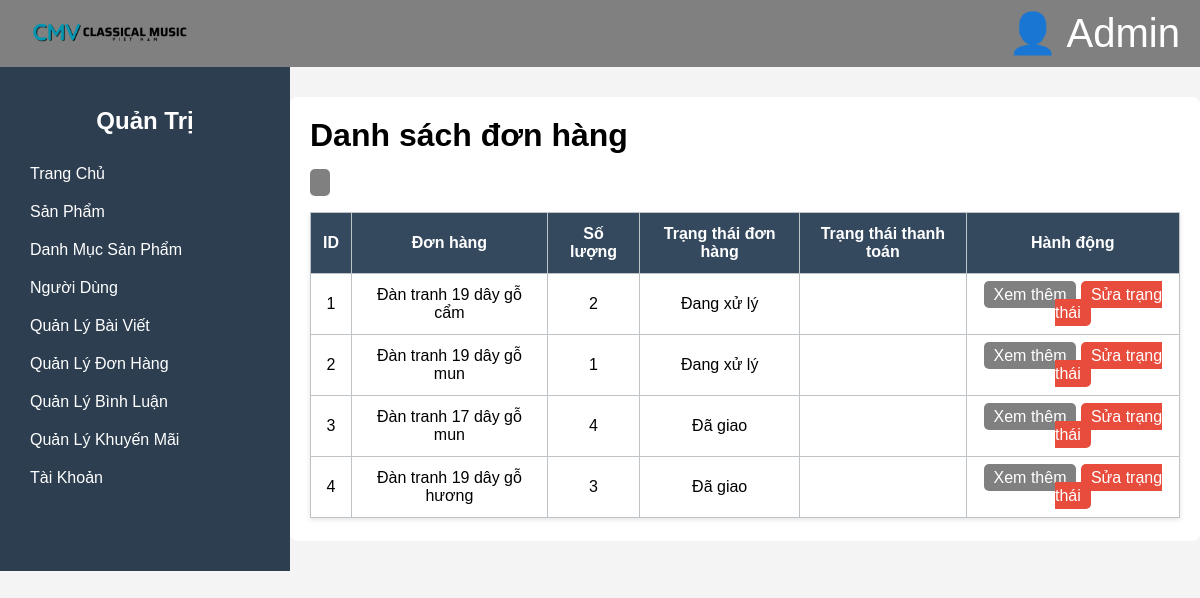
The app's page /layoutAdmin/index.php?trang=qldonhang (signed in) with its own data.
### tables this page shows
CREATE TABLE `chitiet_don_hang` (
  `id` int(11) NOT NULL,
  `id_sp` int(11) NOT NULL,
  `id_dh` int(11) NOT NULL,
  `so_luong` int(11) NOT NULL,
  `gia` decimal(15,2) DEFAULT NULL
);

CREATE TABLE `san_pham` (
  `id` int(11) NOT NULL,
  `id_dm` int(11) NOT NULL,
  `ten_sp` varchar(255) NOT NULL,
  `gia_sp` decimal(15,2) DEFAULT NULL,
  `giamgia_sp` decimal(15,2) DEFAULT NULL,
  `hinh_sp` varchar(255) DEFAULT NULL,
  `dacbiet_sp` tinyint(1) DEFAULT NULL,
  `ngay_nhap` date DEFAULT NULL,
  `mo_ta` text DEFAULT NULL,
  `thong_tin_sp` text DEFAULT NULL,
  `an_hien` tinyint(1) DEFAULT NULL
);

CREATE TABLE `don_hang` (
  `id` int(11) NOT NULL,
  `ngay_dat_hang` date NOT NULL,
  `trangthai_dh` varchar(50) DEFAULT NULL,
  `trangthai_thanhtoan` varchar(50) NOT NULL,
  `tong_tien` decimal(15,2) DEFAULT NULL,
  `id_user` int(11) NOT NULL,
  `id_gg` int(11) DEFAULT NULL
);

### layoutAdmin/Model/QldonhangModel.php (called while the page is built, shortened)
<?php
    class QldonhangModel{
        public function dsdh(){
            include_once 'Model/connectmodel.php';
            $data = new ConnectModel();
            $sql = "
            SELECT
                chitiet_don_hang.*,
                san_pham.ten_sp AS ten_sp,
                don_hang.trangthai_dh AS trang_thai_dh,
                don_hang.trangthai_thanhtoan AS trang_thai_tt
            FROM
                chitiet_don_hang
            JOIN
                don_hang
                ON chitiet_don_hang.id_dh = don_hang.id
            JOIN
                san_pham
                ON chitiet_don_hang.id_sp = san_pham.id;
        ";
            $this->dsdh=$data->selectall($sql);
        }
    }
?>

### layoutAdmin/Model/connectmodel.php (called while the page is built, shortened)
<?php
    class ConnectModel{
        public $servername = "localhost";
        public $username = "root";
        public $password = "";
        public $conn;
        public function ketnoi(){
            try{
                $this->conn = new PDO("mysql:host=".$this->servername.";port=3306;dbname=mcv;charset=utf8",$this->username,$this->password);
                $this->conn->setAttribute(PDO::ATTR_ERRMODE, PDO::ERRMODE_EXCEPTION);
                return $this->conn;
            } catch(PDOException $e) {
                echo "Connection failed: " . $e->getMessage();
            }
        }
        public function selectall($sql){
            $stmt = $this->conn->prepare($sql);
            $stmt->execute();
            $kq = $stmt->fetchAll(PDO::FETCH_ASSOC);
            $this->conn = null;
            return $kq;
        }
    }
?>

### layoutAdmin/Views/qldonhang.php (the view)
        <div class="content">
            <h1>Danh sách đơn hàng</h1>
            <table class="order-table">
                <thead>
                    <tr>
                        <th>ID</th>
                        <th>Đơn hàng</th>
                        <th>Số lượng</th>
                        <th>Trạng thái đơn hàng</th>
                        <th>Trạng thái thanh toán</th>
                        <th>Hành động</th>
                    </tr>
                </thead>
                <tbody>
                    <?php
                        $ch ='';
                        foreach ( $qldonhangmodel -> dsdh as $key => $value){
                            $ch .= '
                                    <tr>
                                        <td>'.$value['id'].'</td>
                                        <td>'.$value['ten_sp'].'</td>
                                        <td>'.$value['so_luong'].'</td>
                                        <td>'.$value['trang_thai_dh'].'</td>
                                        <td>'.$value['trang_thai_tt'].'</td>
                                        <td>
                                            <a href="index.php?trang=qldonhang&lenh=chitietdh&id='.$value['id'].'" class="nutxem">Xem thêm</a>
                                            <a href="index.php?trang=qldonhang&lenh=suatrangthai&id='.$value['id'].'"class="nutsua">Sửa trạng thái</a>
                                        </td>
                                    </tr>
                            ';
                        }
                        echo $ch;
                    ?>
                   <a href="" class="nutxem"></a>
                </tbody>
            </table>
        </div>
    </div>
</body>
</html>

### layoutAdmin/Public/css/danhmuc.css (style rules this page uses)
body { font-family: Arial, sans-serif; margin: 0; padding: 0; background-color: #f4f4f4; }
.content { flex: 1; padding: 20px; }
.content h1 { margin-bottom: 20px; }

### layoutAdmin/Public/css/qlbaiviet.css (style rules this page uses)
body { font-family: 'Arial', sans-serif; margin: 0; padding: 0; background-color: #f4f4f4; }
.content { flex: 1; padding: 20px; background-color: #ecf0f1; }
.content h1 { margin-bottom: 20px; }

### layoutAdmin/Public/css/qlbinhluan.css (style rules this page uses)
body { font-family: 'Arial', sans-serif; margin: 0; padding: 0; background-color: #f4f4f4; }
.content { flex: 1; padding: 20px; background-color: #ecf0f1; }
.content h1 { margin-bottom: 20px; }

### layoutAdmin/Public/css/qldonhang.css (style rules this page uses)
body { font-family: 'Arial', sans-serif; margin: 0; padding: 0; background-color: #f4f4f4; }
.content { flex: 1; padding: 20px; background-color: #ecf0f1; }
.content h1 { margin-top: 0; }
.order-table { width: 100%; border-collapse: collapse; margin-top: 20px; box-shadow: 0 2px 5px rgba(0, 0, 0, 0.1); background: #fff; }
.order-table th, .order-table td { border: 1px solid #bdc3c7; padding: 12px; text-align: center; vertical-align: middle; }
.order-table th { background-color: #34495e; color: white; }
.nutxem { background-color:gray; color: white; border: none; padding: 5px 10px; border-radius: 5px; cursor: pointer; text-decoration: none; }
.nutsua { background-color: #e74c3c; color: white; border: none; padding: 5px 10px; border-radius: 5px; cursor: pointer; text-decoration: none; }

### layoutAdmin/Public/css/qluser.css (style rules this page uses)
body { font-family: Arial, sans-serif; margin: 0; padding: 0; background-color: #f4f4f4; }
.content { flex: 1; padding: 20px; }

### layoutAdmin/Public/css/qlvoucher.css (style rules this page uses)
body { font-family: Arial, sans-serif; margin: 0; padding: 0; background-color: #f4f4f4; }
.content { flex: 1; padding: 20px; }

### layoutAdmin/Public/css/sanpham.css (style rules this page uses)
body { font-family: 'Arial', sans-serif; margin: 0; padding: 0; background-color: #f4f4f4; }
.content { flex: 1; padding: 20px; background-color: #ecf0f1; }
.content h1 { margin-top: 0; }

### layoutAdmin/Public/css/thongke.css (style rules this page uses)
body { font-family: Arial, sans-serif; margin: 0; padding: 0; background-color: #f4f4f4; }
.content { flex: 1; padding: 20px; }
h1 { margin-bottom: 20px; }

### layoutAdmin/Public/css/baivietsp.css (style rules this page uses)
body { font-family: Arial, sans-serif; margin: 0; padding: 0; background-color: #f4f4f4; }
.content { width: 80%; margin: 30px auto; padding: 20px; background-color: white; border-radius: 8px; }
table { width: 100%; border-collapse: collapse; margin-top: 20px; }
table, th, td { border: 1px solid black; }
th, td { padding: 10px; text-align: left; }

### records on screen
chitiet_don_hang: id "1", san_pham.ten_sp "Đàn tranh 19 dây gỗ cẩm", so_luong "2", don_hang.trangthai_dh "Đang xử lý"
chitiet_don_hang: id "2", san_pham.ten_sp "Đàn tranh 19 dây gỗ mun", so_luong "1", don_hang.trangthai_dh "Đang xử lý"
chitiet_don_hang: id "3", san_pham.ten_sp "Đàn tranh 17 dây gỗ mun", so_luong "4", don_hang.trangthai_dh "Đã giao"
chitiet_don_hang: id "4", san_pham.ten_sp "Đàn tranh 19 dây gỗ hương", so_luong "3", don_hang.trangthai_dh "Đã giao"
